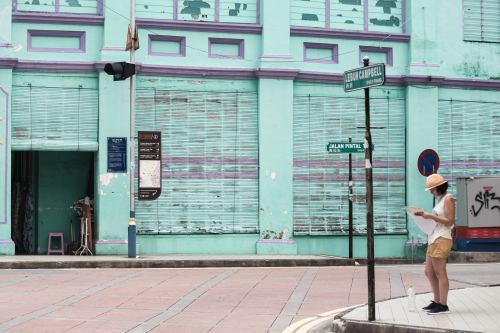
#> input picture pic/people.jpg, 500 x 333 px, found by its file name
$ python imagebase.py
#> lines starting #> are read from the running program, lines starting #| are printed output that depends on the picture
# _*_ coding:utf-8 _*_
import cv2
import numpy
#读取图片
im =cv2.imread('people.jpg')
#> im is the input picture: shape (333, 500, 3); mean B, G, R 167.8, 169.2, 150.8
print(im.shape)
#| (333, 500, 3)
cv2.imshow('init',im)
cv2.waitKey(5)
# 交换B和R
for i in range(0,333):
    for j in range(0,500):
        temp=im[i][j][2]
        im[i][j][2]=im[i][j][0]
        im[i][j][0]=temp
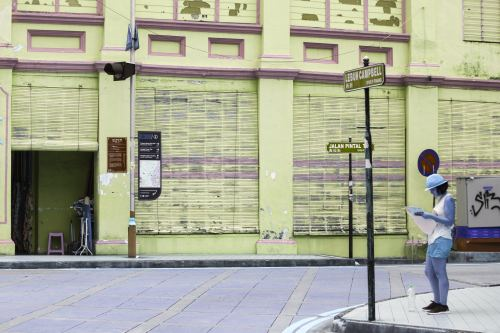
#> im: shape (333, 500, 3); mean B, G, R 150.8, 169.2, 167.8
# 图片变成灰度
cv2.imshow('change',im)
cv2.waitKey()
gray_im=cv2.cvtColor(im,cv2.COLOR_BGR2GRAY)
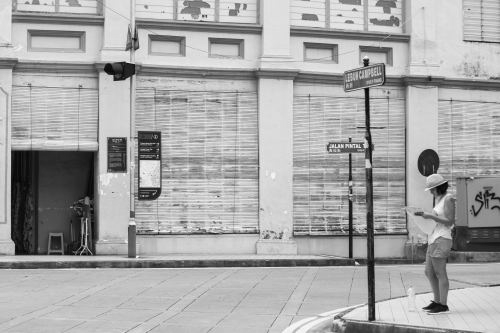
#> gray_im: shape (333, 500); min 1, max 253, mean 166.7
cv2.imshow('changegray',gray_im)
cv2.waitKey(5)

# 变成yuv色彩空间
yuv_im=cv2.cvtColor(im,cv2.COLOR_BGR2YUV)
#> yuv_im: shape (333, 500, 3); mean of channels 0, 1, 2 166.7, 120.2, 129
for i in range(0,333):
    for j in range(0,500):
          yuv_im[i][j][1]=yuv_im[i][j][2]=128
#> yuv_im: shape (333, 500, 3); mean of channels 0, 1, 2 166.7, 128, 128
yuv_im=cv2.cvtColor(yuv_im,cv2.COLOR_YUV2BGR)
cv2.imshow('changeyuv',yuv_im)
cv2.waitKey(5)
# 变成hsv空间
hsv_im=cv2.cvtColor(im,cv2.COLOR_BGR2HSV)
#> hsv_im: shape (333, 500, 3); mean H, S, V 60.9, 48.9, 175.8
for i in range(0,333):
    for j in range(0,500):
        hsv_im[i][j][1]=hsv_im[i][j][1]+50
#> hsv_im: shape (333, 500, 3); mean H, S, V 60.9, 98.3, 175.8
hsv_im=cv2.cvtColor(hsv_im,cv2.COLOR_HSV2BGR)#在进行转换后要进行显示要再转回
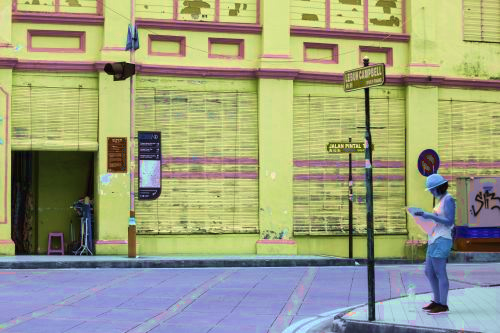
#> hsv_im: shape (333, 500, 3); mean B, G, R 126.3, 158.9, 155.5
cv2.imshow('changehsv',hsv_im)
cv2.waitKey()

$ run again, with pic/bird.jpg copied over pic/people.jpg
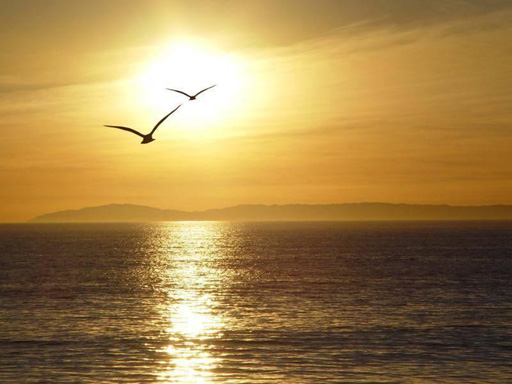
#> input picture pic/bird.jpg, 512 x 384 px, found by its file name
#> im is the input picture: shape (384, 512, 3); mean B, G, R 77.3, 132.3, 164.3
#| (384, 512, 3)
#> after the loop `for i in range(0,333):`:
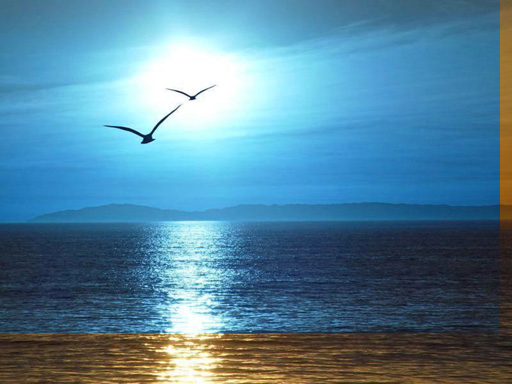
#> im: shape (384, 512, 3); mean B, G, R 156.1, 132.3, 85.5
#> `hsv_im=cv2.cvtColor(hsv_im,cv2.COLOR_HSV2BGR)#在进行转换后要进行显示要再转回`:
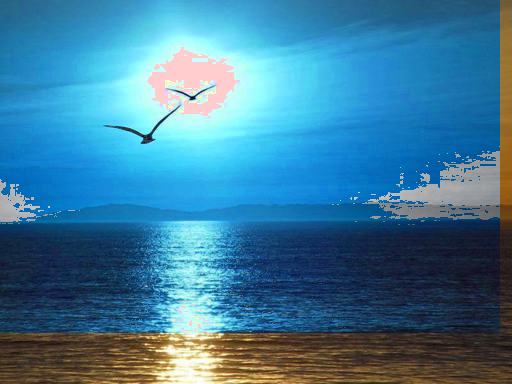
#> hsv_im: shape (384, 512, 3); mean B, G, R 155.1, 123.8, 61.8
